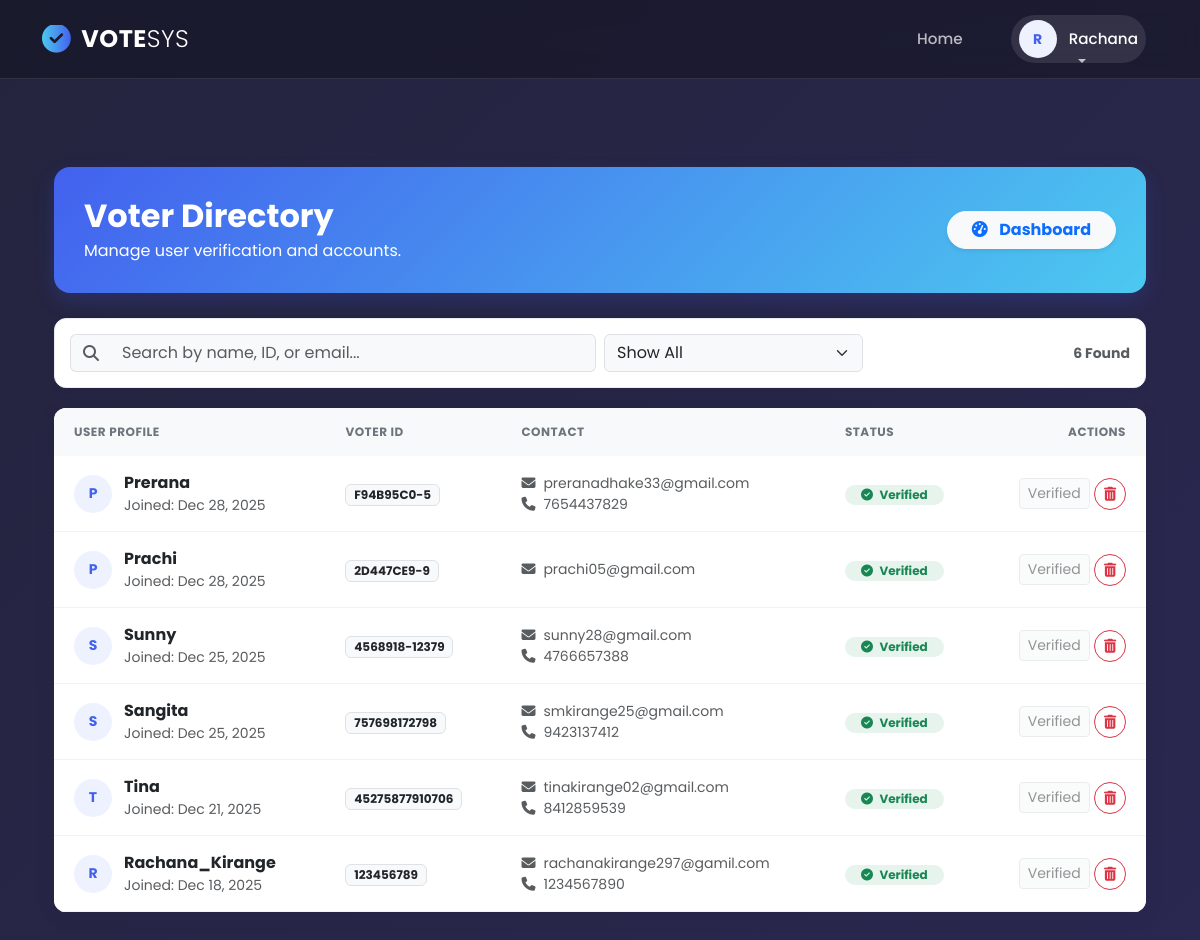
The app's page /users/admin/voters/ (signed in), older data.
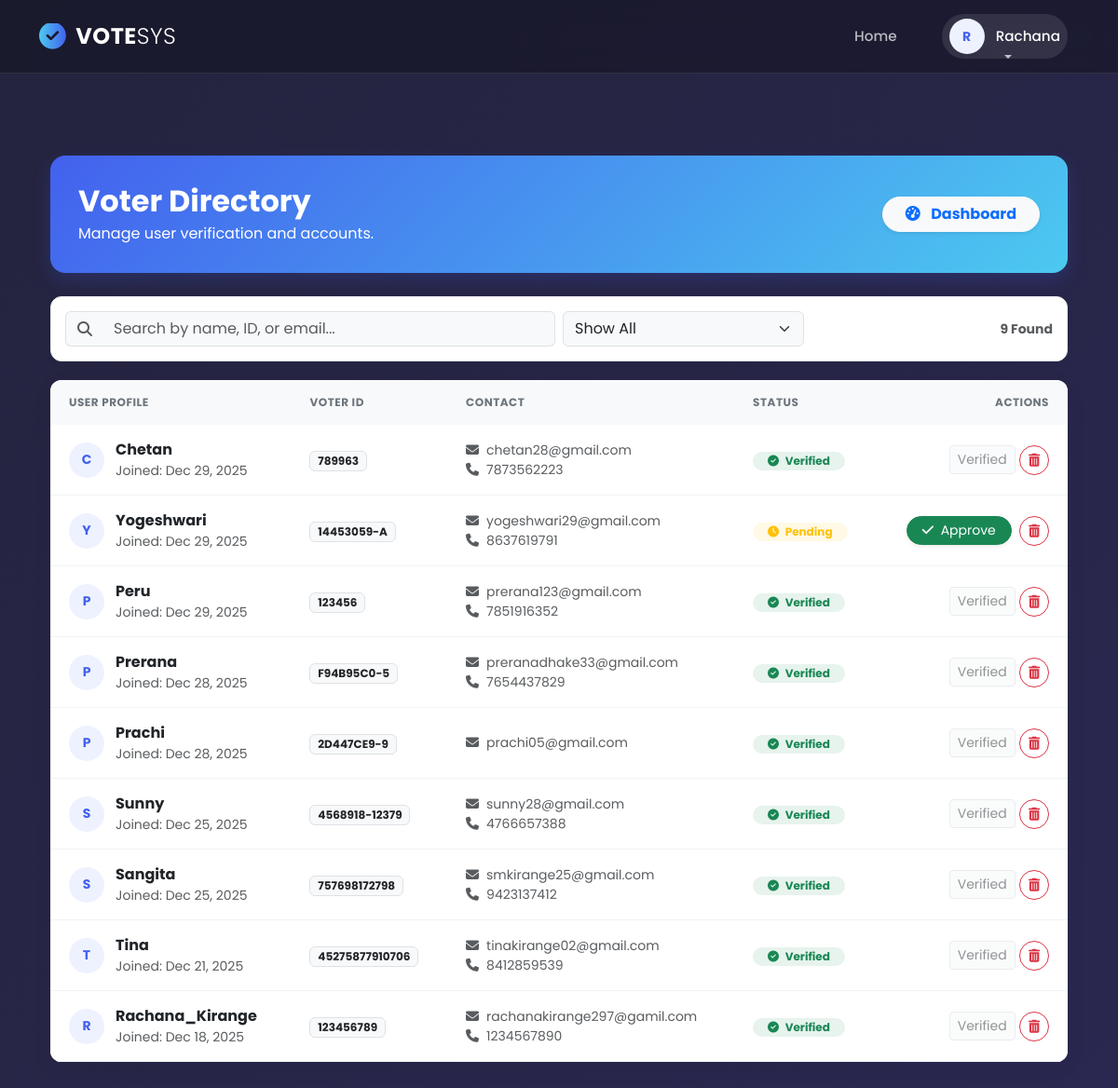
The same page, newer data.
### users/models.py (models this page shows, shortened)
class CustomUser(AbstractBaseUser, PermissionsMixin):
    ROLE_CHOICES = [
        ("admin", "Admin"),
        ("voter", "Voter"),
        ("candidate", "Candidate"),
    ]
    user_id = models.AutoField(primary_key=True)
    username = models.CharField(max_length=150, unique=True)
    full_name = models.CharField(max_length=255, blank=True, null=True)
    email = models.EmailField(unique=True)
    role = models.CharField(max_length=20, choices=ROLE_CHOICES, default="voter")
    is_admin_approved = models.BooleanField(default=False)
    is_active = models.BooleanField(default=True)
    is_staff = models.BooleanField(default=False)
    created_at = models.DateTimeField(auto_now_add=True)
    objects = CustomUserManager()
    USERNAME_FIELD = "username"
    REQUIRED_FIELDS = ["email"]

class Voter(models.Model):
    VERIFICATION_STATUS_CHOICES = [
        ("pending", "Pending Verification"),
        ("verified", "Verified"),
        ("rejected", "Rejected"),
    ]
    user = models.OneToOneField(settings.AUTH_USER_MODEL, on_delete=models.CASCADE)
    voter_id = models.CharField(max_length=20, unique=True)
    mobile_no = models.CharField(max_length=15)
    address = models.TextField()
    verification_status = models.CharField(
        max_length=20,
        choices=VERIFICATION_STATUS_CHOICES,
        default="pending",
    )
    verification_date = models.DateTimeField(null=True, blank=True)

### users/views.py (the view, shortened to what this page needs)
# urls.py: path('admin/voters/', views.admin_voter_management, name='admin_voter_management'),
@login_required
def admin_voter_management(request):
    if not (request.user.is_superuser or request.user.is_staff or getattr(request.user, 'role', '') == 'admin'):
        messages.error(request, "Access Denied.")
        return redirect('users_home')
    search_query = request.GET.get('q', '')
    filter_status = request.GET.get('status', 'all')
    voters = Voter.objects.select_related('user').all().order_by('-user__created_at')
    if filter_status == 'verified':
        voters = voters.filter(verification_status='verified')
    elif filter_status == 'pending':
        voters = voters.filter(verification_status='pending')
    paginator = Paginator(voters, 20)
    page_number = request.GET.get('page')
    page_obj = paginator.get_page(page_number)
    return render(request, 'admin/manage_voters.html', {
        'voters': page_obj,
        'search_query': search_query,
        'filter_status': filter_status,
        'total_count': voters.count()
    })

### users/templates/admin/manage_voters.html (shortened to what this page needs)
{% extends 'base.html' %}
{% block content %}
<link rel="stylesheet" href="https://cdnjs.cloudflare.com/ajax/libs/font-awesome/6.4.0/css/all.min.css">
<div class="container py-5">
    <div class="page-header d-flex justify-content-between align-items-center">
        <div>
            <h2 class="fw-bold mb-1">Voter Directory</h2>
            <p class="mb-0 opacity-90">Manage user verification and accounts.</p>
        </div>
        <a href="{% url 'admin_dashboard' %}" class="btn btn-light text-primary rounded-pill px-4 fw-bold shadow-sm">
            <i class="fas fa-tachometer-alt me-2"></i> Dashboard
        </a>
    </div>
    <div class="filter-card">
        <form method="get" class="row g-2 align-items-center">
            <div class="col-md-6">
                <div class="input-group">
                    <span class="input-group-text bg-light border-end-0 text-muted"><i class="fas fa-search"></i></span>
                    <input type="text" name="q" class="form-control bg-light border-start-0"
                           placeholder="Search by name, ID, or email..."
                           value="{{ search_query }}">
                </div>
            </div>
            <div class="col-md-3">
                <select name="status" class="form-select bg-light" onchange="this.form.submit()">
                    <option value="all" {% if filter_status == 'all' %}selected{% endif %}>Show All</option>
                </select>
            </div>
            <div class="col-md-3 text-md-end">
                <span class="text-muted small fw-bold ms-2">{{ total_count }} Found</span>
            </div>
        </form>
    </div>
    <div class="table-card">
        <div class="table-responsive">
            <table class="table mb-0">
                <thead>
                    <tr>
                        <th>User Profile</th>
                        <th>Voter ID</th>
                        <th>Contact</th>
                        <th>Status</th>
                        <th class="text-end">Actions</th>
                    </tr>
                </thead>
                <tbody>
                    {% for voter in voters %}
                    <tr>
                        <td>
                            <div class="d-flex align-items-center">
                                <div class="user-avatar">{{ voter.user.username|slice:":1"|upper }}</div>
                                <div>
                                    <div class="fw-bold text-dark">{{ voter.user.username }}</div>
                                    <div class="small text-muted">Joined: {{ voter.user.created_at|date:"M d, Y" }}</div>
                                </div>
                            </div>
                        </td>
                        <td><span class="badge bg-light text-dark border">{{ voter.voter_id }}</span></td>
                        <td>
                            <div class="small text-muted"><i class="fas fa-envelope me-2"></i>{{ voter.user.email }}</div>
                            {% if voter.mobile_no %}
                                <div class="small text-muted"><i class="fas fa-phone me-2"></i>{{ voter.mobile_no }}</div>
                            {% endif %}
                        </td>
                        <td>
                            {% if voter.is_verified or voter.verification_status == 'verified' %}
                                <span class="badge bg-success bg-opacity-10 text-success rounded-pill px-3">
                                    <i class="fas fa-check-circle me-1"></i> Verified
                                </span>
                            {% else %}
                                <span class="badge bg-warning bg-opacity-10 text-warning rounded-pill px-3">
                                    <i class="fas fa-clock me-1"></i> Pending
                                </span>
                            {% endif %}
                        </td>
                        <td class="text-end">
                            {% if not voter.is_verified and voter.verification_status != 'verified' %}
                                <a href="{% url 'verify_voter' voter.id %}" class="btn btn-sm btn-success rounded-pill px-3 me-1 shadow-sm">
                                    <i class="fas fa-check me-1"></i> Approve
                                </a>
                            {% else %}
                                <button class="btn btn-sm btn-light border text-muted" disabled>Verified</button>
                            {% endif %}
                            <a href="{% url 'delete_voter' voter.id %}" class="btn btn-sm btn-outline-danger rounded-circle"
                               style="width: 32px; height: 32px; padding: 0; line-height: 30px;"
                               onclick="return confirm('Permanently delete {{ voter.user.username }}? This cannot be undone.');"
                               title="Delete User">
                                <i class="fas fa-trash-alt"></i>
                            </a>
                        </td>
                    </tr>
                    {% endfor %}
                </tbody>
            </table>
        </div>
    </div>
</div>
{% endblock %}

### users/templates/base.html (shortened to what this page needs)
{% load static %}
<!DOCTYPE html>
<html lang="en">
<head>
    <link rel="stylesheet" href="https://cdnjs.cloudflare.com/ajax/libs/font-awesome/6.4.0/css/all.min.css">
    <link href="https://cdn.jsdelivr.net/npm/bootstrap@5.3.0/dist/css/bootstrap.min.css" rel="stylesheet">
</head>
<body>
    <nav class="navbar navbar-expand-lg glass-navbar">
        <div class="container">
            <a class="navbar-brand" href="{% url 'users_home' %}">
                <i class="fas fa-check-circle"></i> VOTE<span style="font-weight: 300;">SYS</span>
            </a>
            <div class="collapse navbar-collapse" id="navbarContent">
                <ul class="navbar-nav ms-auto align-items-center">
                    <li class="nav-item">
                        <a class="nav-link" href="{% url 'users_home' %}">Home</a>
                    </li>
                    {% if user.is_authenticated %}
                        <li class="nav-item dropdown ms-lg-3">
                            <a class="nav-link dropdown-toggle user-pill" href="#" id="userDropdown" role="button" data-bs-toggle="dropdown" aria-expanded="false">
                                <div class="user-avatar">
                                    {{ user.username|slice:":1"|upper }}
                                </div>
                                <span class="text-white">{{ user.username }}</span>
                            </a>
                        </li>
                    {% endif %}
                </ul>
            </div>
        </div>
    </nav>
    <div class="container mt-3 main-content">
        {% block content %}{% endblock %}
    </div>
</body>
</html>

### users/templates/base.html (style rules this page uses)
:root { --primary-grad: linear-gradient(90deg, #4cc9f0, #4361ee); --glass-bg: rgba(20, 20, 35, 0.6); --glass-border: 1px solid rgba(255, 255, 255, 0.1); --text-color: #ffffff; --text-muted: rgba(255, 255, 255, 0.7); }
body { font-family: 'Poppins', sans-serif; background: linear-gradient(-45deg, #0f0c29, #302b63, #24243e); background-size: 400% 400%; animation: gradientBG 15s ease infinite; min-height: 100vh; color: var(--text-color); display: flex; flex-direction: column; }
.glass-navbar { background: var(--glass-bg); backdrop-filter: blur(12px); -webkit-backdrop-filter: blur(12px); border-bottom: var(--glass-border); padding: 15px 0; position: sticky; top: 0; z-index: 1000; transition: all 0.3s ease; }
.navbar-brand { font-weight: 700; font-size: 1.5rem; color: #fff !important; letter-spacing: 0.5px; display: flex; align-items: center; }
.navbar-brand i { background: var(--primary-grad); -webkit-background-clip: text; -webkit-text-fill-color: transparent; font-size: 1.8rem; margin-right: 10px; }
.nav-link { color: var(--text-muted) !important; font-weight: 500; font-size: 0.95rem; margin: 0 12px; position: relative; transition: 0.3s; }
.nav-link::after { content: ''; position: absolute; width: 0; height: 2px; bottom: 0; left: 50%; background: var(--primary-grad); transition: all 0.3s ease-in-out; transform: translateX(-50%); }
.user-pill { display: flex; align-items: center; background: rgba(255,255,255,0.1); padding: 5px 15px 5px 5px; border-radius: 30px; transition: 0.3s; }
.user-avatar { width: 32px; height: 32px; background: var(--primary-grad); border-radius: 50%; display: flex; align-items: center; justify-content: center; margin-right: 10px; font-size: 14px; color: white; font-weight: bold; }
.main-content { flex: 1; padding-bottom: 50px; }

### users/templates/admin/manage_voters.html (style rules this page uses)
.page-header { background: linear-gradient(135deg, #4361ee 0%, #4cc9f0 100%); border-radius: 16px; padding: 30px; color: white; margin-bottom: 25px; position: relative; overflow: hidden; box-shadow: 0 8px 20px rgba(67, 97, 238, 0.2); }
.filter-card { background: white; border: 1px solid #e9ecef; border-radius: 12px; padding: 15px; margin-bottom: 20px; box-shadow: 0 2px 8px rgba(0,0,0,0.03); }
.table-card { background: white; border-radius: 12px; border: none; box-shadow: 0 5px 25px rgba(0,0,0,0.05); overflow: hidden; }
.table thead th { background: #f8f9fa; color: #6c757d; text-transform: uppercase; font-size: 0.75rem; border: none; padding: 15px 20px; letter-spacing: 0.5px; }
.table tbody td { vertical-align: middle; padding: 15px 20px; border-bottom: 1px solid #f1f3f5; }
.user-avatar { width: 38px; height: 38px; border-radius: 50%; background: #eef2ff; color: #4361ee; display: flex; align-items: center; justify-content: center; font-weight: 700; margin-right: 12px; }

Row changes from the older to the newer data that the page shows:
added Voter: user.username "C", user.username "Chetan", user.created_at "Dec 29, 2025", voter_id "789963", user.email "chetan28@gmail.com", mobile_no "7873562223", verification_status "verified" (drawn)
added Voter: user.username "Y", user.username "Yogeshwari", user.created_at "Dec 29, 2025", voter_id "14453059-A", user.email "yogeshwari29@gmail.com", mobile_no "8637619791", verification_status "pending" (drawn)
added Voter: user.username "P", user.username "Peru", user.created_at "Dec 29, 2025", voter_id "123456", user.email "prerana123@gmail.com", mobile_no "7851916352", verification_status "verified" (drawn)
Text that changed along with them:
{{ total_count }}: "6" → "9"
